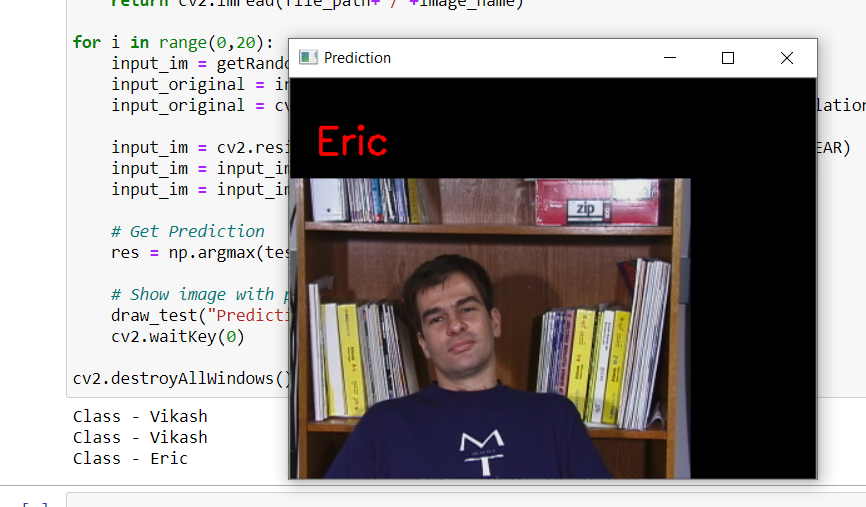
#> input picture Sceenshot/1.png, 866 x 507 px, given in place of the camera
$ jupyter execute 'CV2 facial data collection.ipynb'
#> lines starting #> are read from the running program, lines starting #| are printed output that depends on the picture
[cell 1]
import cv2
import numpy as np

# Load HAAR face classifier
face_classifier = cv2.CascadeClassifier('haarcascade_frontalface_default.xml')

# Load functions
def face_extractor(img):
    # Function detects faces and returns the cropped face
    # If no face detected, it returns the input image

    gray = cv2.cvtColor(img,cv2.COLOR_BGR2GRAY)
    faces = face_classifier.detectMultiScale(gray, 1.3, 5)

    if faces is ():
        return None

    # Crop all faces found
    for (x,y,w,h) in faces:
        cropped_face = img[y:y+h, x:x+w]

    return cropped_face

# Initialize Webcam
cap = cv2.VideoCapture(0)
count = 0

# Collect 15 samples of your face from webcam input
while True:

    ret, frame = cap.read()
#> frame is the input picture: shape (507, 866, 3); mean B, G, R 145.2, 145.7, 150.1
    if face_extractor(frame) is not None:
#> in face_extractor, `gray = cv2.cvtColor(img,cv2.COLOR_BGR2GRAY)`:
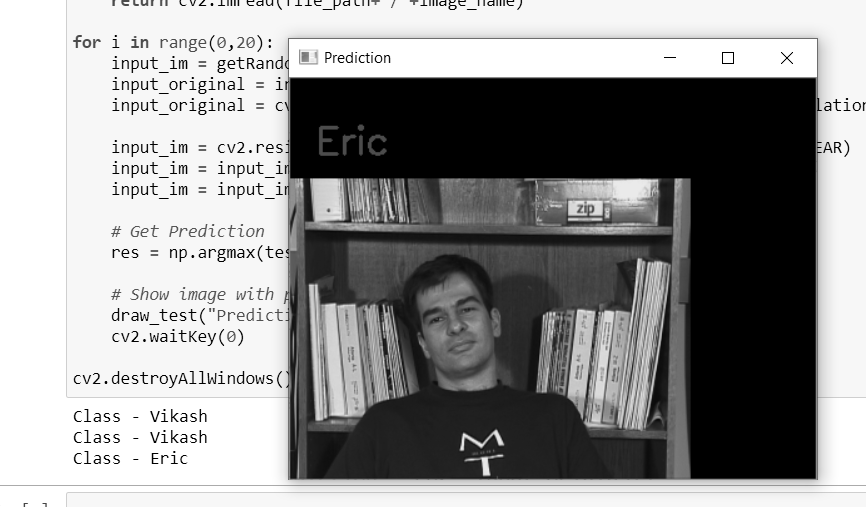
#> gray: shape (507, 866); min 0, max 255, mean 146.9
#> in face_extractor, `faces = face_classifier.detectMultiScale(gray, 1.3, 5)`: faces = [[403, 275, 99, 99]]
#> the loop in face_extractor, `for (x,y,w,h) in faces:` made 1 pass
#> pass 1, in face_extractor, `cropped_face = img[y:y+h, x:x+w]`:
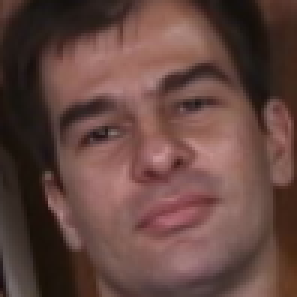
#> cropped_face: shape (99, 99, 3) (shown 3 times larger); mean B, G, R 64, 69.9, 99.9
        count += 1
#> count = 1
        face = cv2.resize(face_extractor(frame), (224, 224))
#> the loop in face_extractor (call 2), `for (x,y,w,h) in faces:` made 1 pass
        #face = cv2.cvtColor(face, cv2.COLOR_BGR2GRAY)

        # Save file in specified directory with unique name
        file_name_path = 'D://MLOpsTrainingData//facedata//Vikash//vikash' + str(count) + '.jpg'
        cv2.imwrite(file_name_path, face)

        # Put count on images and display live count
        cv2.putText(face, str(count), (50, 50), cv2.FONT_HERSHEY_COMPLEX, 1, (0,255,0), 2)
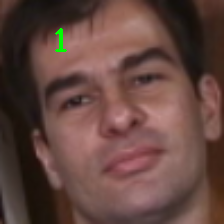
#> face: shape (224, 224, 3); mean B, G, R 63.7, 70.1, 99.4
        cv2.imshow('Face Cropper', face)

    else:
        print("Face not found")
        pass

    if cv2.waitKey(1) == 13 or count == 15: #13 is the Enter Key
#> (key Esc is pressed here)
        break

cap.release()
cv2.destroyAllWindows()
print("Collecting Samples Complete")

$ run again, on Sceenshot/2.png
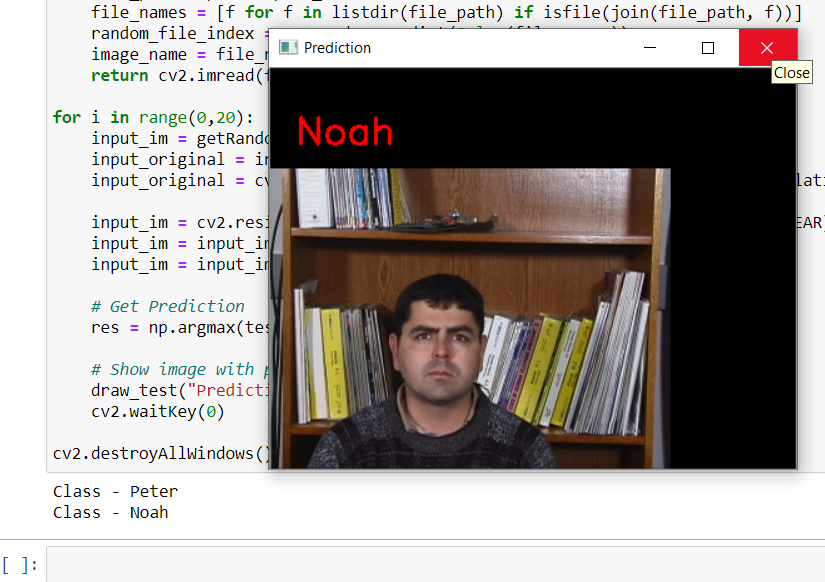
#> input picture Sceenshot/2.png, 825 x 582 px, given in place of the camera
#> frame is the input picture: shape (582, 825, 3); mean B, G, R 150.4, 153.3, 158.6
#> in face_extractor, `gray = cv2.cvtColor(img,cv2.COLOR_BGR2GRAY)`:
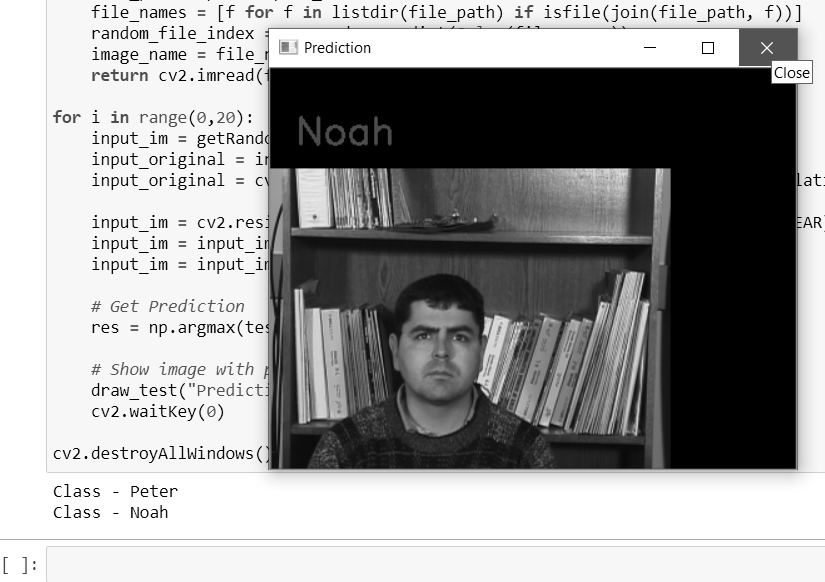
#> gray: shape (582, 825); min 0, max 255, mean 154.5
#> faces = [[389, 297, 103, 103]]
#> the loop in face_extractor, `for (x,y,w,h) in faces:` made 1 pass
#> count = 1
#> the loop in face_extractor (call 2), `for (x,y,w,h) in faces:` made 1 pass
#> `cv2.putText(face, str(count), (50, 50), cv2.FONT_HERSHEY_COMPLEX, 1, (..`:
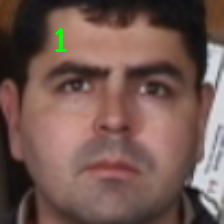
#> face: shape (224, 224, 3); mean B, G, R 80.3, 87.4, 114.4

$ run again, on Sceenshot/Annotation 2020-06-06 134838.png
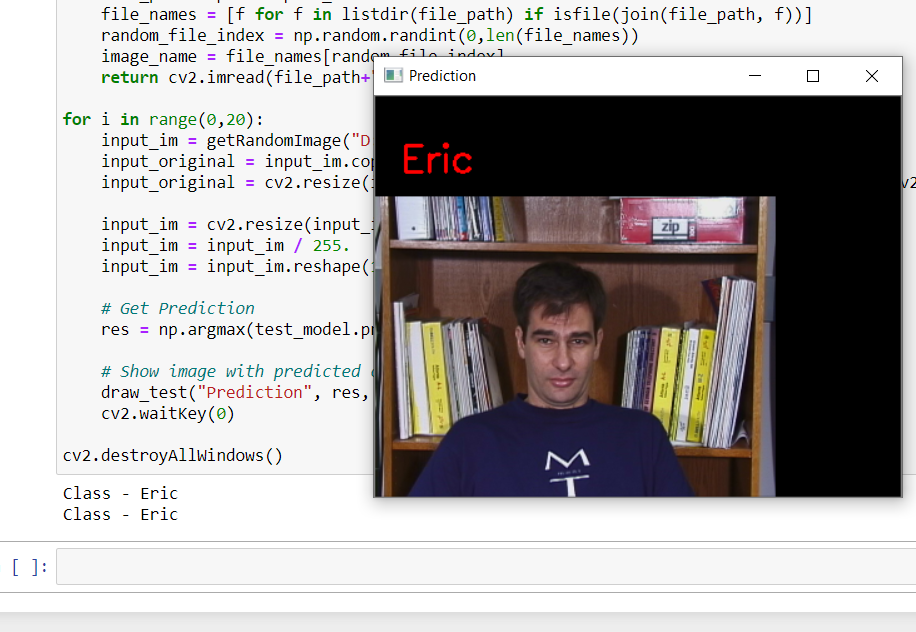
#> input picture Sceenshot/Annotation 2020-06-06 134838.png, 916 x 632 px, given in place of the camera
#> frame is the input picture: shape (632, 916, 3); mean B, G, R 167.6, 167.8, 171.1
#> in face_extractor, `gray = cv2.cvtColor(img,cv2.COLOR_BGR2GRAY)`:
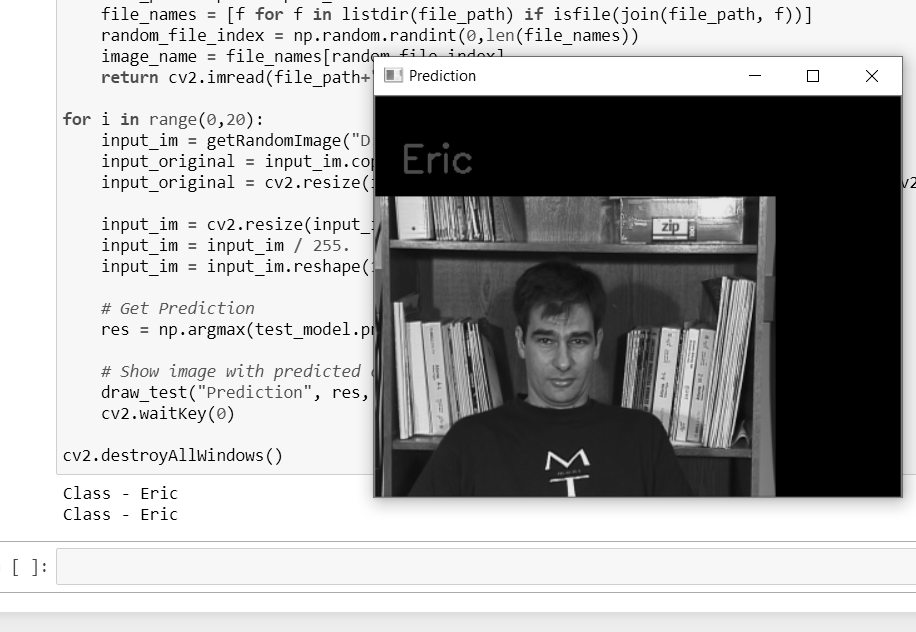
#> gray: shape (632, 916); min 0, max 255, mean 168.8
#> faces = [[514, 302, 97, 97]]
#> the loop in face_extractor, `for (x,y,w,h) in faces:` made 1 pass
#> count = 1
#> the loop in face_extractor (call 2), `for (x,y,w,h) in faces:` made 1 pass
#> `cv2.putText(face, str(count), (50, 50), cv2.FONT_HERSHEY_COMPLEX, 1, (..`:
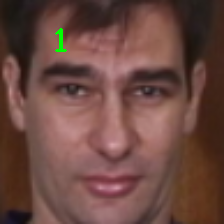
#> face: shape (224, 224, 3); mean B, G, R 65.4, 72.9, 107.6

$ run again, on Sceenshot/Annotation 2020-06-06 140111.png
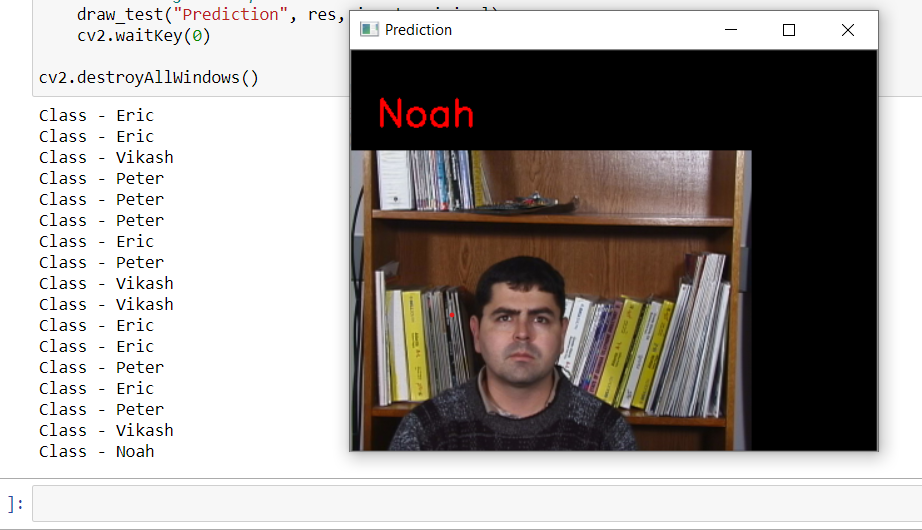
#> input picture Sceenshot/Annotation 2020-06-06 140111.png, 922 x 530 px, given in place of the camera
#> frame is the input picture: shape (530, 922, 3); mean B, G, R 155.7, 158.5, 163.2
#> in face_extractor, `gray = cv2.cvtColor(img,cv2.COLOR_BGR2GRAY)`:
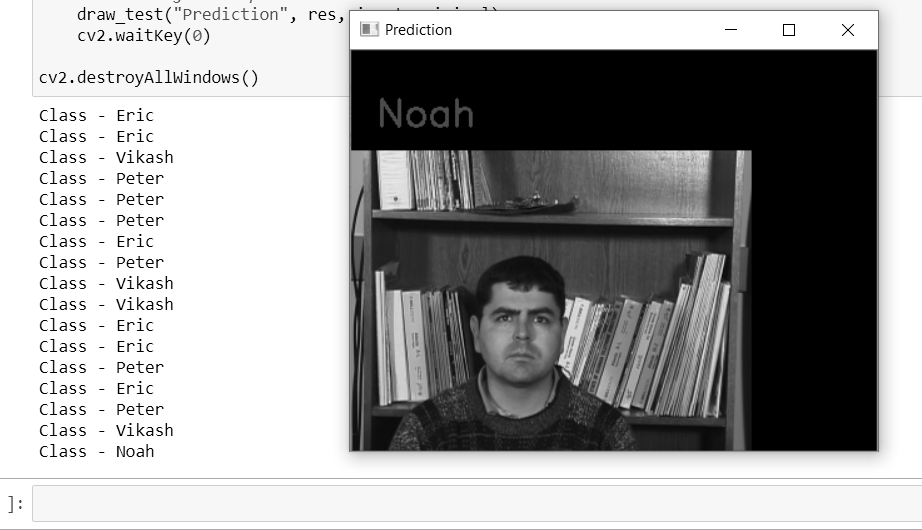
#> gray: shape (530, 922); min 0, max 255, mean 159.6
#> faces = [[470, 278, 104, 104]]
#> the loop in face_extractor, `for (x,y,w,h) in faces:` made 1 pass
#> count = 1
#> the loop in face_extractor (call 2), `for (x,y,w,h) in faces:` made 1 pass
#> `cv2.putText(face, str(count), (50, 50), cv2.FONT_HERSHEY_COMPLEX, 1, (..`:
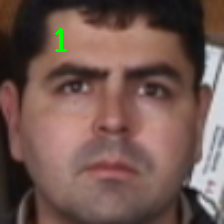
#> face: shape (224, 224, 3); mean B, G, R 80.5, 87.5, 114.1
